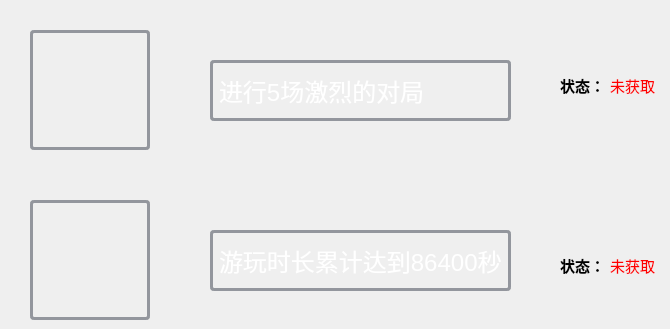
     <widget class="QWidget" name="chessAchieve">
      <widget class="QLabel" name="label_71">
       <property name="geometry">
        <rect>
         <x>610</x>
         <y>250</y>
         <width>51</width>
         <height>31</height>
        </rect>
       </property>
       <property name="font">
        <font>
         <pointsize>11</pointsize>
         <stylestrategy>PreferAntialias</stylestrategy>
        </font>
       </property>
       <property name="styleSheet">
        <string notr="true">color: rgb(255, 0, 0)</string>
       </property>
       <property name="text">
        <string>未获取</string>
       </property>
      </widget>
      <widget class="QLabel" name="label_72">
       <property name="geometry">
        <rect>
         <x>30</x>
         <y>200</y>
         <width>120</width>
         <height>120</height>
        </rect>
       </property>
       <property name="styleSheet">
        <string notr="true">image: url(:/image/image/20482.png);
border: 3px solid rgb(147, 150, 157);

border-radius: 4px;
</string>
       </property>
       <property name="text">
        <string/>
       </property>
      </widget>
      <widget class="QLabel" name="label_73">
       <property name="geometry">
        <rect>
         <x>560</x>
         <y>70</y>
         <width>41</width>
         <height>31</height>
        </rect>
       </property>
       <property name="font">
        <font>
         <pointsize>11</pointsize>
         <bold>true</bold>
        </font>
       </property>
       <property name="text">
        <string>状态：</string>
       </property>
      </widget>
      <widget class="QLabel" name="label_74">
       <property name="geometry">
        <rect>
         <x>610</x>
         <y>70</y>
         <width>51</width>
         <height>31</height>
        </rect>
       </property>
       <property name="font">
        <font>
         <pointsize>11</pointsize>
         <stylestrategy>PreferAntialias</stylestrategy>
        </font>
       </property>
       <property name="styleSheet">
        <string notr="true">color: rgb(255, 0, 0)</string>
       </property>
       <property name="text">
        <string>未获取</string>
       </property>
      </widget>
      <widget class="QLabel" name="label_75">
       <property name="geometry">
        <rect>
         <x>30</x>
         <y>30</y>
         <width>120</width>
         <height>120</height>
        </rect>
       </property>
       <property name="styleSheet">
        <string notr="true">image: url(:/image/image/chess2.png);
border: 3px solid rgb(147, 150, 157);

border-radius: 4px;
</string>
       </property>
       <property name="text">
        <string/>
       </property>
      </widget>
      <widget class="QLabel" name="label_76">
       <property name="geometry">
        <rect>
         <x>210</x>
         <y>60</y>
         <width>301</width>
         <height>61</height>
        </rect>
       </property>
       <property name="font">
        <font>
         <pointsize>18</pointsize>
         <stylestrategy>PreferAntialias</stylestrategy>
        </font>
       </property>
       <property name="styleSheet">
        <string notr="true">color: rgb(255, 255, 255);
border: 3px solid rgb(147, 150, 157);

border-radius: 4px;
</string>
       </property>
       <property name="text">
        <string>进行5场激烈的对局</string>
       </property>
      </widget>
      <widget class="QLabel" name="label_77">
       <property name="geometry">
        <rect>
         <x>560</x>
         <y>250</y>
         <width>41</width>
         <height>31</height>
        </rect>
       </property>
       <property name="font">
        <font>
         <pointsize>11</pointsize>
         <bold>true</bold>
        </font>
       </property>
       <property name="text">
        <string>状态：</string>
       </property>
      </widget>
      <widget class="QLabel" name="label_78">
       <property name="geometry">
        <rect>
         <x>210</x>
         <y>230</y>
         <width>301</width>
         <height>61</height>
        </rect>
       </property>
       <property name="font">
        <font>
         <pointsize>18</pointsize>
         <stylestrategy>PreferAntialias</stylestrategy>
        </font>
       </property>
       <property name="styleSheet">
        <string notr="true">color: rgb(255, 255, 255);
border: 3px solid rgb(147, 150, 157);

border-radius: 4px;
</string>
       </property>
       <property name="text">
        <string>游玩时长累计达到86400秒</string>
       </property>
      </widget>
     </widget>
